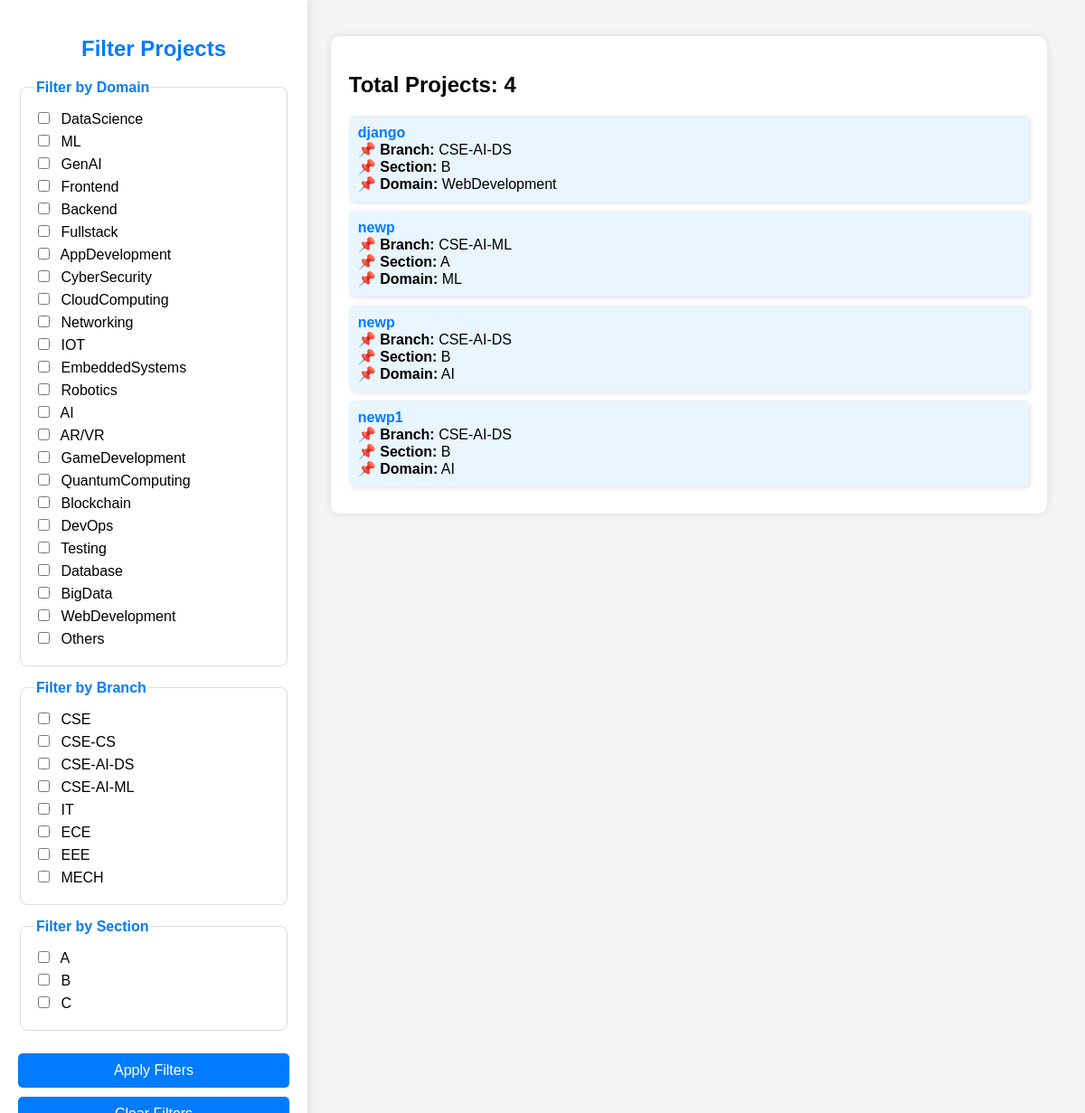
/filter_projects/, run on the app's committed database.
### home/models.py (models this page shows, shortened)
class Project(models.Model):
    user = models.ForeignKey(User, on_delete=models.CASCADE)
    project_name = models.CharField(max_length=255)
    project_link = models.URLField()
    description = models.TextField(blank=True, null=True)
    start_date = models.DateField()
    end_date = models.DateField()
    branch = models.CharField(max_length=100,choices=BRANCH,null=True)
    section = models.CharField(max_length=100,choices=SEC,null=True)
    domain = models.CharField(max_length=100,choices=DOMAIN,null=True)

### home/views.py (the view)
# urls.py: path('filter_projects/', views.filter_projects, name='filter_projects'),
def filter_projects(request):
    projects = Project.objects.all()
    selected_domains = request.GET.getlist('domain')
    selected_branches = request.GET.getlist('branch')
    selected_sections = request.GET.getlist('section')
    if selected_domains:
        projects = projects.filter(domain__in=selected_domains)
    if selected_branches:
        projects = projects.filter(branch__in=selected_branches)
    if selected_sections:
        projects = projects.filter(section__in=selected_sections)
    total_projects = projects.count()
    return render(request, 'filter_projects.html', {
        'projects': projects,
        'total_projects': total_projects,
        'selected_domains': selected_domains,
        'selected_branches': selected_branches,
        'selected_sections': selected_sections,
        'DOMAIN': DOMAIN,
        'BRANCH': BRANCH,
        'SEC': SEC
    })

### templates/filter_projects.html (shortened to what this page needs)
<!DOCTYPE html>
<html lang="en">
<head>
</head>
<body>
    <div class="sidebar">
        <h2>Filter Projects</h2>
        <form method="GET">
            <fieldset>
                <legend>Filter by Domain</legend>
                {% for domain_key, domain_value in DOMAIN %}
                    <label>
                        <input type="checkbox" name="domain" value="{{ domain_key }}"
                        {% if domain_key in selected_domains %}checked{% endif %}>
                        {{ domain_value }}
                    </label>
                {% endfor %}
            </fieldset>
            <fieldset>
                <legend>Filter by Branch</legend>
                {% for branch_key, branch_value in BRANCH %}
                    <label>
                        <input type="checkbox" name="branch" value="{{ branch_key }}"
                        {% if branch_key in selected_branches %}checked{% endif %}>
                        {{ branch_value }}
                    </label>
                {% endfor %}
            </fieldset>
            <fieldset>
                <legend>Filter by Section</legend>
                {% for section_key, section_value in SEC %}
                    <label>
                        <input type="checkbox" name="section" value="{{ section_key }}"
                        {% if section_key in selected_sections %}checked{% endif %}>
                        {{ section_value }}
                    </label>
                {% endfor %}
            </fieldset>
            <button type="submit">Apply Filters</button>
            <button type="reset" onclick="window.location.href='?';">Clear Filters</button>
        </form>
    </div>
    <div class="main-content">
        <div class="project-list">
            <h2>Total Projects: {{ total_projects }}</h2>
            {% for project in projects %}
                <div class="project">
                    <strong>{{ project.project_name }}</strong>
                    <br>📌 <b>Branch:</b> {{ project.branch }}
                    <br>📌 <b>Section:</b> {{ project.section }}
                    <br>📌 <b>Domain:</b> {{ project.get_domain_display }}
                </div>
            {% empty %}
                <p>No projects found.</p>
            {% endfor %}
        </div>
    </div>
</body>
</html>

### templates/filter_projects.html (style rules this page uses)
body { font-family: Arial, sans-serif; background-color: #f4f4f4; margin: 0; padding: 0; display: flex; }
.sidebar { width: 25%; background: #fff; padding: 20px; height: 100vh; box-shadow: 2px 0 10px rgba(0, 0, 0, 0.1); position: fixed; overflow-y: auto; }
.sidebar h2 { text-align: center; color: #007bff; }
fieldset { border: 1px solid #ddd; padding: 15px; margin-bottom: 15px; border-radius: 8px; }
legend { font-weight: bold; color: #007bff; }
label { display: block; text-align: left; margin-bottom: 5px; }
input[type="checkbox"] { margin-right: 8px; }
button { width: 100%; background-color: #007bff; color: #fff; padding: 10px; border: none; border-radius: 5px; cursor: pointer; font-size: 16px; margin-top: 10px; }
.main-content { margin-left: 27%; padding: 20px; flex-grow: 1; width: 73%; }
.project-list { background: #fff; padding: 20px; border-radius: 10px; box-shadow: 0 0 10px rgba(0, 0, 0, 0.1); max-width: 90%; margin: 20px auto; }
.project { background: #e9f5ff; padding: 10px; border-radius: 5px; margin: 10px 0; text-align: left; box-shadow: 2px 2px 5px rgba(0, 0, 0, 0.1); }
.project strong { color: #007bff; }

### data on the page
Project: project_name "django", branch "CSE-AI-DS", section "B", domain "WebDevelopment"
Project: project_name "newp", branch "CSE-AI-ML", section "A", domain "ML"
Project: project_name "newp", branch "CSE-AI-DS", section "B", domain "AI"
Project: project_name "newp1", branch "CSE-AI-DS", section "B", domain "AI"

### other printed values
{{ domain_value }} "DataScience" "ML" "GenAI" "Frontend" "Backend" "Fullstack" "AppDevelopment" "CyberSecurity" "CloudComputing" "Networking" "IOT" "EmbeddedSystems" "Robotics" "AI" "AR/VR" "GameDevelopment" "QuantumComputing" "Blockchain" "DevOps" "Testing" "Database" "BigData" "WebDevelopment" "Others"
{{ branch_value }} "CSE" "CSE-CS" "CSE-AI-DS" "CSE-AI-ML" "IT" "ECE" "EEE" "MECH"
{{ section_value }} "A" "B" "C"
{{ total_projects }} "4"
